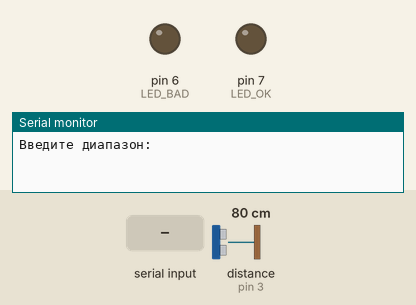
Recording of a sketch running on a simulated Arduino Uno, built with avr-gcc and run on an emulated ATmega328P. Shown: output pins drawn as LEDs (lit = HIGH), the last lines printed to the serial monitor. The inputs (shaded band) are chosen by the test bench; at power-on: distance to the obstacle (sensor on pin 3) 80 cm. The echo pulse lasts 58.3 µs per cm; pins used as bus, display or sensor lines are not drawn.

Above: at 1.2 s.
1.3 s: "90,45\n" received over Serial
At 2.7 s:
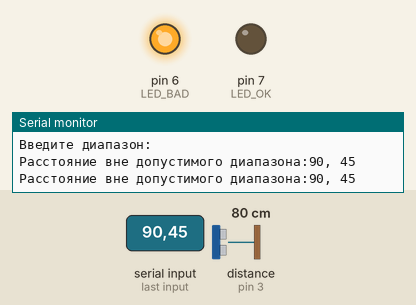
Timing chart, 0 to 4.3 s (numbered marks = the images above; inputs shaded):
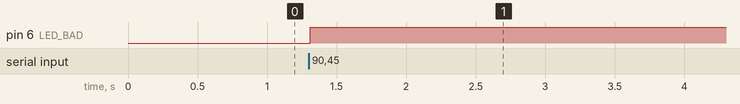

The sketch:

calibrator.ino
```cpp
#define PIN_TRIG 2
#define PIN_ECHO 3
#define LED_OK 7
#define LED_BAD 6

long duration, cm;

int min = 0;
int max = 0;
double* vals;
bool is_showed = false;

void setup() {

  // Инициализируем взаимодействие по последовательному порту

  Serial.begin (9600);
  //Определяем вводы и выводы
  pinMode(PIN_TRIG, OUTPUT);
  pinMode(LED_OK, OUTPUT);
  pinMode(LED_BAD, OUTPUT);
  pinMode(PIN_ECHO, INPUT);
  digitalWrite(LED_BAD, LOW);
  digitalWrite(LED_OK, LOW);
}

void loop() {

  // Сначала генерируем короткий импульс длительностью 2-5 микросекунд.
  if (min == 0 || max == 0) {
    Serial.println("Введите диапазон:");
    while (min == 0) {
      if (Serial.available() > 0) {
        min = Serial.parseInt();
      }
    }
    while (max == 0) {
      if (Serial.available() > 0) {
        max = Serial.parseInt();
      }
    }

    vals = new double[max - min];
    for (int i = 0; i < max - min; i++) {
      vals[i] = 0;
    }

  } else {
    work();
  }
}


void work() {
  digitalWrite(PIN_TRIG, LOW);
  delayMicroseconds(5);
  digitalWrite(PIN_TRIG, HIGH);

  // Выставив высокий уровень сигнала, ждем около 10 микросекунд. В этот момент датчик будет посылать сигналы с частотой 40 КГц.
  delayMicroseconds(10);
  digitalWrite(PIN_TRIG, LOW);

  //  Время задержки акустического сигнала на эхолокаторе.
  duration = pulseIn(PIN_ECHO, HIGH);

  // Теперь осталось преобразовать время в расстояние
  cm = (duration / 2) / 29.1;

  if (check_is_enough()) {
    if (!is_showed) {
      show_ok();
      send_mess();
      is_showed = true;
    }
  } else {
    show_bad();
    if (cm >= min && cm <= max) {
    double val = analogRead(A0);
    val = val * 5.0 / 2046.0;
    vals[cm - min] = val;

    Serial.print("Расстояние до объекта: ");
    Serial.print(cm);
    Serial.print(" см. ");
    Serial.println(val);
    // for (int i = 0; i < max - min; i++) {
    //   Serial.print(i + min);
    //   Serial.print(" ");
    //   Serial.println(vals[i]);
    // }
    } else {
      Serial.print("Расстояние вне допустимого диапазона:");
      Serial.print(min);
      Serial.print(", ");
      Serial.println(max);
    }
  }

  // Задержка между измерениями для корректной работы скеча
  delay(1000);
}

bool check_is_enough() {
  int last_not_zero = 0;
  double count = 0.0;
  for (int i = 0; i < max - min; i++) {
      if (vals[i] != 0) {
        count++;
      } else {
        if (i - last_not_zero >= 2) {
          return false;
        }
        last_not_zero = i;
      }
    }
  return count / (max - min) >= 0.9;
}

void show_bad() {
  digitalWrite(LED_BAD, HIGH);
}

void show_ok() {
  digitalWrite(LED_BAD, LOW);
  digitalWrite(LED_OK, HIGH);
}

void send_mess() {
  Serial.println("message");
  Serial.println(max - min);
  for (int i = 0; i < max - min; i++) {
    String stringValue = String(vals[i], 3);
    Serial.println(stringValue);
    Serial.println(i + min);
  }
}
```

Measured:
- after the input at 1.3 s, pin 6 (LED_BAD): LOW → HIGH at once
